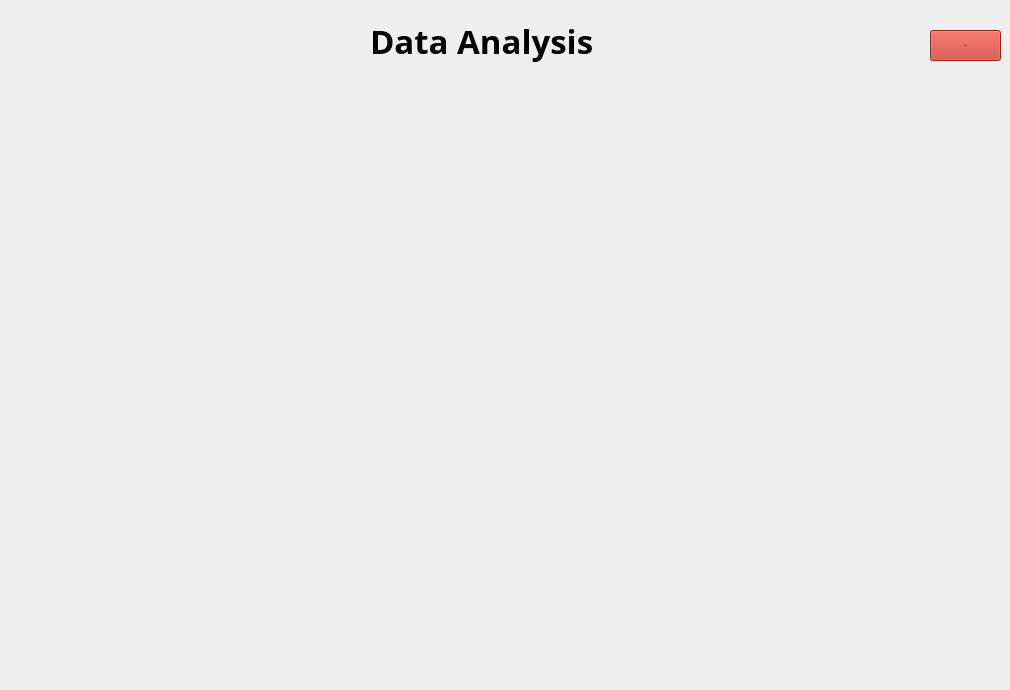
    <widget class="QWidget" name="graphpage">
     <property name="styleSheet">
      <string notr="true">QWidget#graphpage{
	background-color: rgb(189, 195, 199);
}</string>
     </property>
     <widget class="QLabel" name="label_29">
      <property name="geometry">
       <rect>
        <x>370</x>
        <y>10</y>
        <width>281</width>
        <height>61</height>
       </rect>
      </property>
      <property name="font">
       <font>
        <family>Barlow</family>
        <pointsize>25</pointsize>
        <bold>true</bold>
       </font>
      </property>
      <property name="styleSheet">
       <string notr="true">color: rgb(0, 0, 0);</string>
      </property>
      <property name="text">
       <string>Data Analysis</string>
      </property>
     </widget>
     <widget class="QPushButton" name="graphbackbtn">
      <property name="geometry">
       <rect>
        <x>930</x>
        <y>30</y>
        <width>71</width>
        <height>31</height>
       </rect>
      </property>
      <property name="font">
       <font>
        <pointsize>-1</pointsize>
        <bold>true</bold>
       </font>
      </property>
      <property name="styleSheet">
       <string notr="true">background-color: rgb(192, 57, 43);</string>
      </property>
      <property name="text">
       <string>BACK</string>
      </property>
     </widget>
     <widget class="QWidget" name="graphwidget" native="true">
      <property name="geometry">
       <rect>
        <x>10</x>
        <y>80</y>
        <width>981</width>
        <height>601</height>
       </rect>
      </property>
     </widget>
    </widget>
